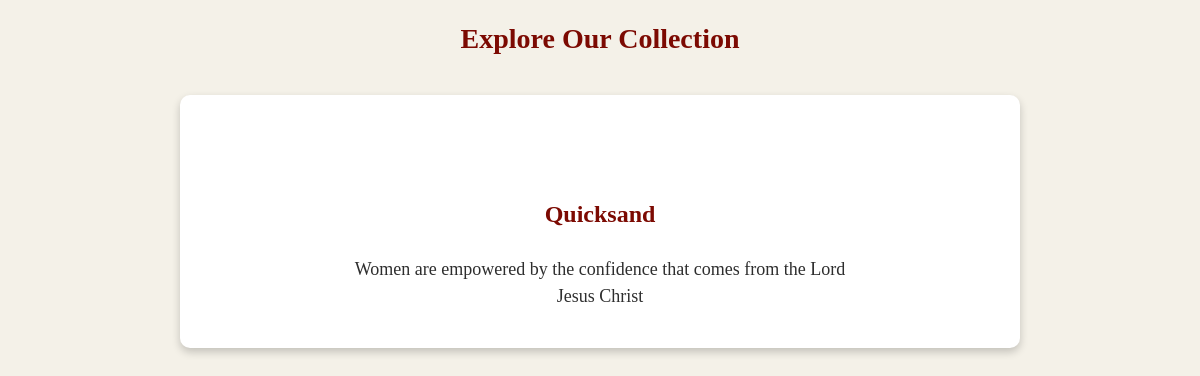
Screenshot of /Book_details.php?book_id=11 with the database file from the repository.
### tables this page shows
CREATE TABLE `books` (
  `Book_ID` int(11) NOT NULL,
  `Title` varchar(255) NOT NULL,
  `Author` varchar(255) NOT NULL,
  `Genre` varchar(100) NOT NULL,
  `Price` int(11) NOT NULL DEFAULT 0,
  `Quantity` int(11) NOT NULL,
  `PDFURL` varchar(255) NOT NULL,
  `ImageURL` varchar(255) NOT NULL,
  `Description` text NOT NULL
);

### Book_details.php (the view, shortened to what this page needs)
<?php
include "admin_dashboard/db_connect.php";
$book = null;
$bookId = $_GET['book_id'] ?? $_GET['book'];
if (isset($bookId) && is_numeric($bookId)) {
  $stmt = $conn->prepare("SELECT * FROM books WHERE Book_ID = ?");
  $stmt->bind_param("i", $bookId);
  $stmt->execute();
  $result = $stmt->get_result();
  $book = $result->fetch_assoc();
} else {
  error_log("Invalid or missing book_id.");
}
?>
<!DOCTYPE html>
<html>
<head>
  <link rel="stylesheet" href="css/bookdetails.css">
</head>
<body>
  <h2>Explore Our Collection</h2>
  <div class="book-container">
    <div class="book-info">
      <?php if ($book) { ?>
        <h2 id="book-title"><?= htmlspecialchars($book['Title']); ?></h2>
        <p id="book-description"><?= htmlspecialchars($book['Description']); ?></p>
    </div>
  <?php } else { ?>
  </div>
<?php } ?>
</div>
</body>
</html>

### css/bookdetails.css (style rules this page uses)
body { background-color: #f4f1e8; margin: 0; padding: 0; text-align: center; }
h2 { font-family: "Engravers MT", serif; color: #7C0A02; font-size: 28px; margin-bottom: 20px; }
.book-container { max-width: 800px; margin: 40px auto; background: white; padding: 20px; border-radius: 10px; box-shadow: 0 4px 8px rgba(0, 0, 0, 0.2); display: flex; align-items: center; gap: 20px; }
.book-info { text-align: center; max-width: 600px; margin: 0 auto; display: flex; flex-direction: column; align-items: center; }
.book-info h2 { font-family: "Engravers MT", serif; color: #7C0A02; font-size: 24px; margin-bottom: 10px; }
.book-info p { font-family: "Libre Baskerville", serif; font-size: 1.125rem; font-weight: 500; font-style: normal; line-height: 1.5; color: #2E2E2E; line-height: 1.5; text-align: center; max-width: 90%; }

### rows the page displays
books: Title "Quicksand", Description "Women are empowered by the confidence that comes from the Lord Jesus Christ"
